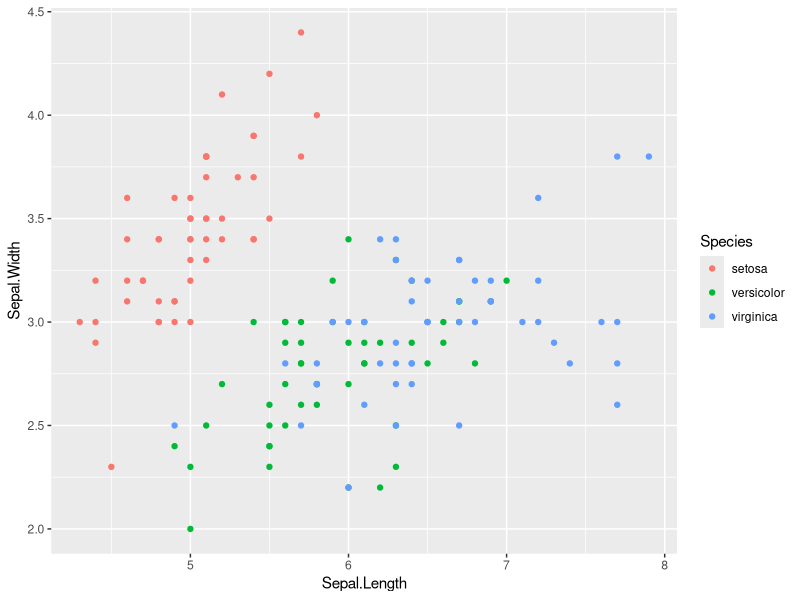
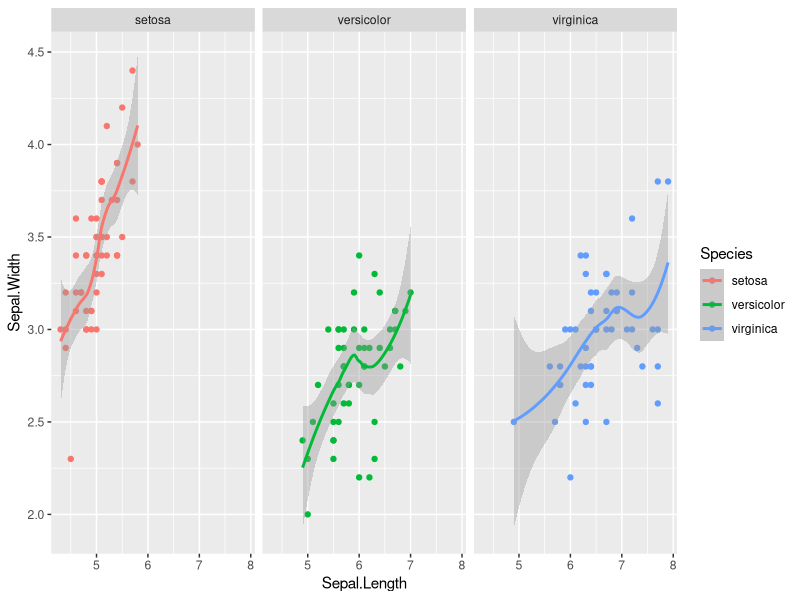

Generate these figures, in order, with R:
## ---- chunk 1
sessionInfo()

## ---- chunk 2
set.seed(123)

## ---- chunk 3
head(iris)
summary(iris)

## ---- chunk 4
iris2 <- iris
# 정규분포를 만들기 위해 log를 취한다. 
iris2$log_sepal_length <- log(iris2$Sepal.Length)

## ---- chunk 5
library(ggplot2)


ggplot(iris, aes(Sepal.Length, Sepal.Width)) + geom_point(aes(colour=Species)) 

## ---- chunk 6
ggplot(iris, aes(Sepal.Length, Sepal.Width, colour=Species)) +
  geom_point()  + geom_smooth()  +  facet_grid(. ~ Species)

